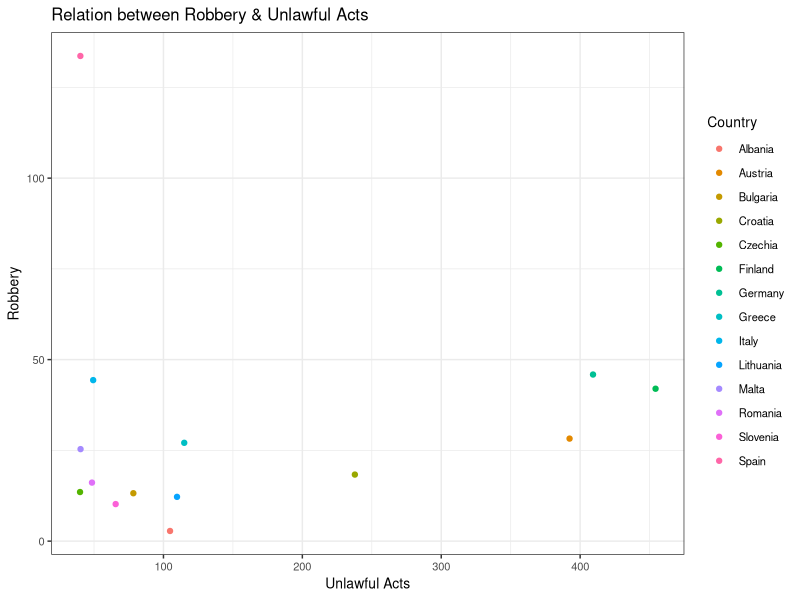
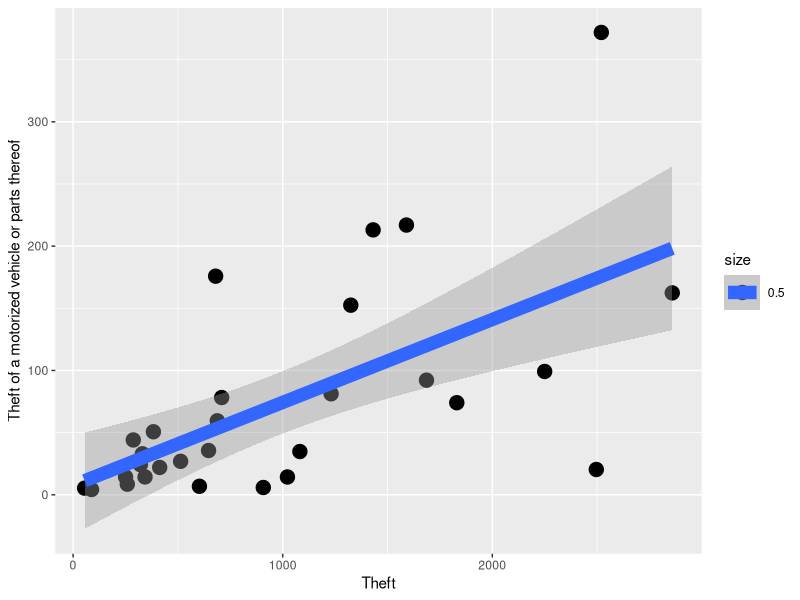
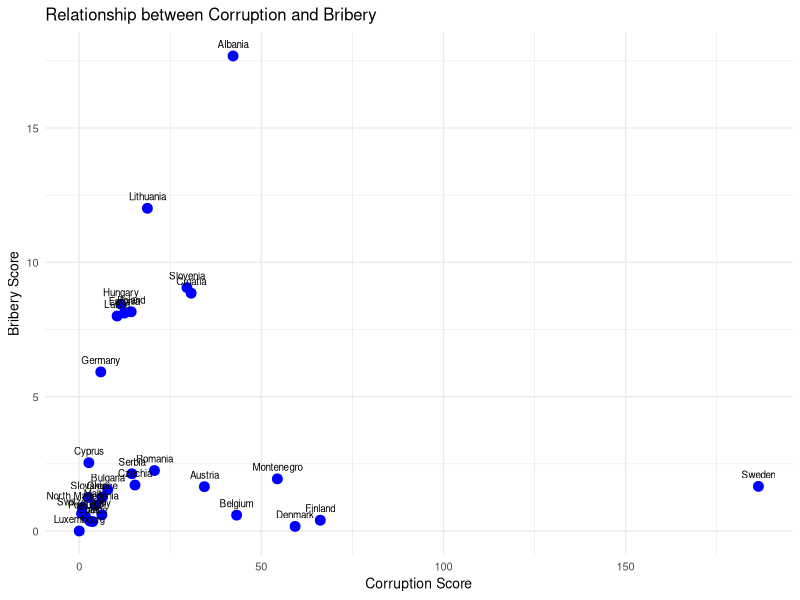

Source code (R) for these figures, in order:
## ---- chunk 1
knitr::opts_chunk$set(warning = FALSE, message = FALSE)
## ---- chunk 2
library(readxl)
ds_a1 <- read_excel("crim_off_cat_2022.xlsx",
                    col_names = TRUE,na=":",range = cell_rows(9:50))
## ---- chunk 3
#|ndefined echo: false

str(ds_a1, width = 60, strict.width = "wrap")
## ---- chunk 4
colnames(ds_a1)[1] = "Country"
## ---- chunk 5
ds_a_modified = subset(ds_a1,
select=-c(`Child pornography`,`Rape`, `Sexual assault`,`Theft`
          ,`Theft of a motorized vehicle or parts thereof`
          ,`Burglary`, `Burglary of private residential premises` ))

## ---- chunk 6
rows_with_na <- ds_a_modified[!complete.cases(ds_a_modified), ]
rows_with_na$Country
## ---- chunk 7
ds_a_modified= na.exclude(ds_a_modified)
## ---- chunk 8
ds_a_modified$overall_ofnc_record = rowSums(ds_a_modified[,2:length(ds_a_modified)])
## ---- chunk 9
str(ds_a_modified, width = 60, strict.width = "wrap")
## ---- chunk 10
ds_a2= ds_a_modified
## ---- chunk 11
library(dplyr)
ds_a2_q1 = select(ds_a2[
  with(ds_a2, order(`Participation in an organized criminal group`, decreasing = T)),
],Country,`Participation in an organized criminal group`)

knitr::kable(ds_a2_q1, align = "ccc",d=1)
## ---- chunk 12
knitr::kable(ds_a2_q1[1,1],align='ccc')
## ---- chunk 13
library(ggplot2)
#|ndefined echo: false
p <- ggplot(ds_a2, 
          aes(y = Robbery,
              x = `Unlawful acts involving controlled drugs or precursors`                        ,colour = Country)) + 
  geom_point() +
  labs(x = "Unlawful Acts"
       , y = "Robbery"
       , color = "Country"
       ,title = "Relation between Robbery & Unlawful Acts") +
  theme_bw() + theme(text=element_text(size=10))


p
## ---- chunk 14
#|ndefined echo: false

c <- ggplot(ds_a1,aes(x=Theft
                      ,y=`Theft of a motorized vehicle or parts thereof`
                      ,size=0.5)) + geom_point() + stat_smooth(method=lm)
c

## ---- chunk 15
#|ndefined echo: false

d <- ggplot(ds_a1, aes(x = Corruption, y = Bribery, label = Country)) +
  geom_point(color = "blue", size = 3) +  # Points for each country
  geom_text(vjust = -1,size = 2.5) +                 # Add country labels
  labs(title = "Relationship between Corruption and Bribery",
       x = "Corruption Score",
       y = "Bribery Score") +
  theme_minimal() +
  theme(text = element_text(size = 10))

d
